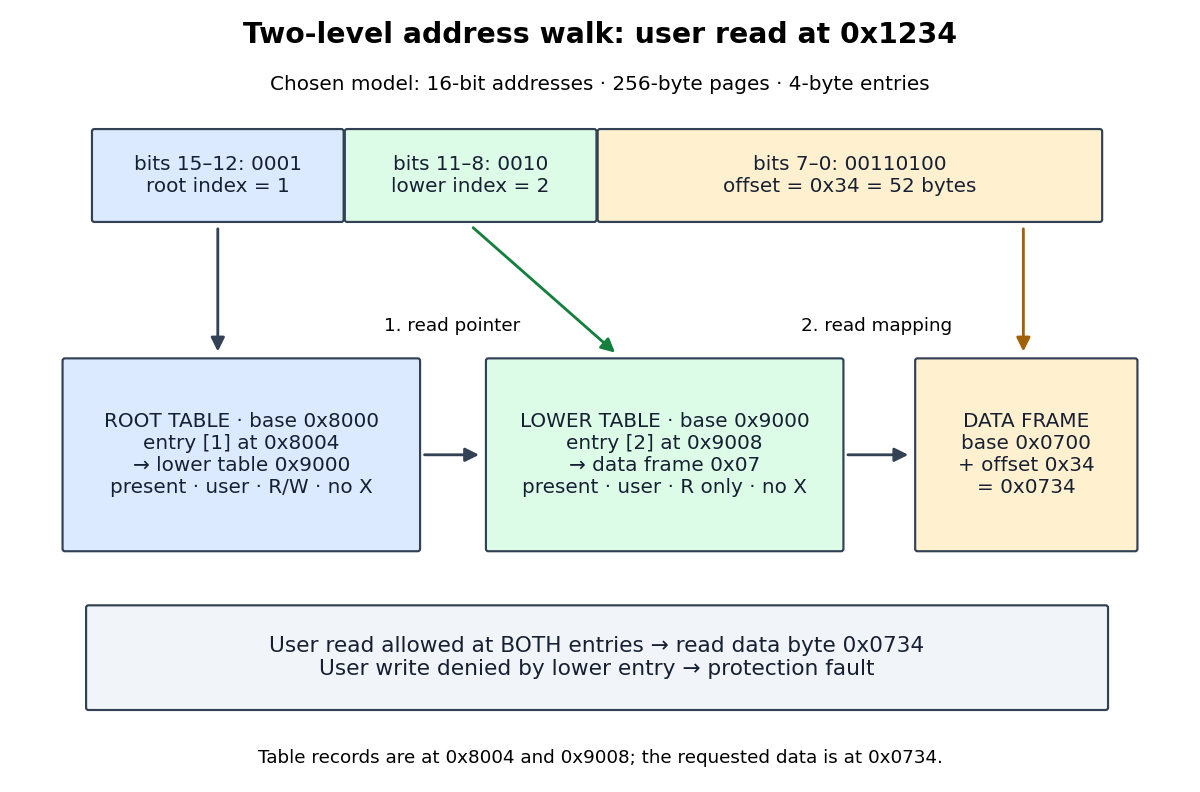

The Python source for this figure:
"""Original teaching diagram; Python 3.14, matplotlib 3.10.7, numpy 2.3.5.

Run from _media; writes the matching PNG basename to the working directory.
"""

from pathlib import Path

import matplotlib.pyplot as plt
from matplotlib.patches import FancyArrowPatch, FancyBboxPatch


def box(ax, xy, width, height, text, color, size=12):
    ax.add_patch(FancyBboxPatch(xy, width, height, boxstyle="round,pad=0.02",
                              facecolor=color, edgecolor="#334155", linewidth=1.3))
    ax.text(xy[0] + width / 2, xy[1] + height / 2, text,
            ha="center", va="center", fontsize=size, color="#172033")


def arrow(ax, start, end, color="#334155"):
    ax.add_patch(FancyArrowPatch(start, end, arrowstyle="-|>",
                                mutation_scale=17, linewidth=1.7, color=color))


def main():
    va, pte_bytes, page_bytes = 0x1234, 4, 256
    i, j, offset = va >> 12, (va >> 8) & 15, va & 255
    root_record, leaf_record = 0x8000 + i * pte_bytes, 0x9000 + j * pte_bytes
    pa = 7 * page_bytes + offset
    assert (i, j, offset, root_record, leaf_record, pa) == (1, 2, 52, 0x8004, 0x9008, 0x0734)
    plt.rcParams.update({"font.family": "DejaVu Sans", "font.size": 12})
    fig, ax = plt.subplots(figsize=(10, 6.6), dpi=120, facecolor="white")
    ax.set(xlim=(0, 10), ylim=(0, 6.6))
    ax.axis("off")
    ax.text(5, 6.3, "Two-level address walk: user read at 0x1234",
            ha="center", fontsize=17, weight="bold")
    ax.text(5, 5.9, "Chosen model: 16-bit addresses · 256-byte pages · 4-byte entries",
            ha="center", fontsize=12)
    box(ax, (0.7, 4.8), 2.1, 0.75, f"bits 15–12: {i:04b}\nroot index = {i}", "#dbeafe")
    box(ax, (2.85, 4.8), 2.1, 0.75, f"bits 11–8: {j:04b}\nlower index = {j}", "#dcfce7")
    box(ax, (5, 4.8), 4.25, 0.75, f"bits 7–0: {offset:08b}\noffset = 0x{offset:02x} = {offset} bytes", "#fff1cf")
    arrow(ax, (1.75, 4.75), (1.75, 3.65))
    arrow(ax, (3.9, 4.75), (5.15, 3.65), "#15803d")
    box(ax, (0.45, 2.0), 3.0, 1.6,
        f"ROOT TABLE · base 0x8000\nentry [{i}] at 0x{root_record:04x}\n→ lower table 0x9000\npresent · user · R/W · no X", "#dbeafe", 12)
    box(ax, (4.05, 2.0), 3.0, 1.6,
        f"LOWER TABLE · base 0x9000\nentry [{j}] at 0x{leaf_record:04x}\n→ data frame 0x07\npresent · user · R only · no X", "#dcfce7", 12)
    arrow(ax, (3.48, 2.8), (4.0, 2.8))
    ax.text(3.74, 3.85, "1. read pointer", ha="center", fontsize=11)
    box(ax, (7.7, 2.0), 1.85, 1.6,
        "DATA FRAME\nbase 0x0700\n+ offset 0x34\n= 0x0734", "#fff1cf", 12)
    arrow(ax, (7.08, 2.8), (7.65, 2.8))
    ax.text(7.35, 3.85, "2. read mapping", ha="center", fontsize=11)
    arrow(ax, (8.6, 4.75), (8.6, 3.65), "#a16207")
    box(ax, (0.65, 0.65), 8.65, 0.85,
        "User read allowed at BOTH entries → read data byte 0x0734\nUser write denied by lower entry → protection fault", "#f1f5f9", 13)
    ax.text(5, 0.18, "Table records are at 0x8004 and 0x9008; the requested data is at 0x0734.",
            ha="center", fontsize=11)
    fig.subplots_adjust(left=0.01, right=0.99, bottom=0.01, top=0.99)
    fig.savefig(Path(__file__).with_suffix(".png").name, facecolor="white", transparent=False)
    plt.close(fig)


if __name__ == "__main__":
    main()
